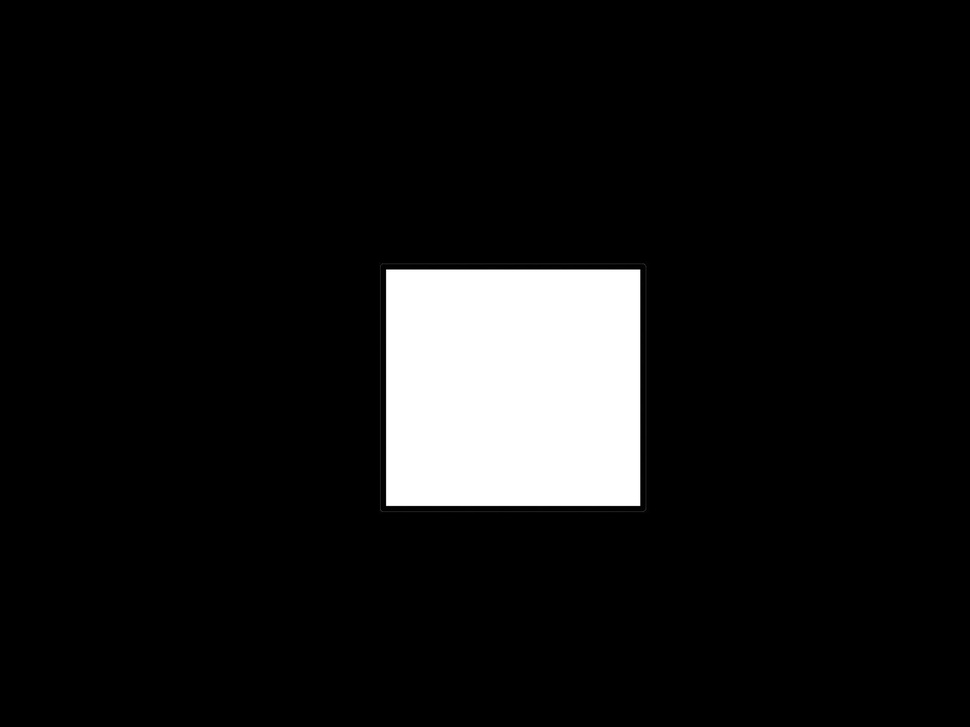
#> input picture Image_Processing/square.jpg, 970 x 727 px, shrunk from 1600 x 1200 before the run
$ python -i image_processing.py   (imports and definitions only)
#> lines starting #> are read from the running program, lines starting #| are printed output that depends on the picture; after the words box and inside, x2 and y2 are one past the last pixel; in counts of white or black regions, pixels touching at a corner belong together
import numpy as np
from cv2 import cv2 as cv
from matplotlib import pyplot as plt

# gaussian blur algorithm that
# also helps reduce external noise in a passed in image.
# This is mostly utilized for hand drawn sketches scanned in
def gaussian_kernel(size, sigma=1):
    size = int(size) // 2
    x, y = np.mgrid[-size:size+1, -size:size+1]
    normal = 1 / (2.0 * np.pi * sigma**2)
    g =  np.exp(-((x**2 + y**2) / (2.0*sigma**2))) * normal
    return g

# edge detection algorithm that reduces noise in the image prior
# to grabbing the vertex coordinates
def getCanny(image, sigma_val=0.33):
    #get median of single channel pixel image
    num_image_median = np.median(image)
    #use median to apply automatic canny
    lower_param = int(max(0,(1.0-sigma_val)* num_image_median))
    upper_param = int(max(255,(1.0-sigma_val)* num_image_median))
    canny_edged_img = cv.Canny(image,lower_param,upper_param)
    #return canny image
    return canny_edged_img

# main function that processes the images
# passed in by the user
def processImage(image):
#> called with image = 'square.jpg'
    sketch = cv.imread(image)
#> sketch is the input picture: shape (727, 970, 3); min 0, max 255, mean 21.8
    #sketch_flipped = cv.flip(sketch,0)
    imgray = cv.cvtColor(sketch, cv.COLOR_BGR2GRAY)
    imgray = cv.GaussianBlur(imgray,(5,5),0)
    imgray = cv.bilateralFilter(imgray, 11, 17, 17)
    cannyImg = getCanny(imgray)
#> in getCanny, `num_image_median = np.median(image)`: num_image_median = 0
#> in getCanny, `upper_param = int(max(255,(1.0-sigma_val)* num_image_median))`: upper_param = 255
#> in getCanny, `canny_edged_img = cv.Canny(image,lower_param,upper_param)`:
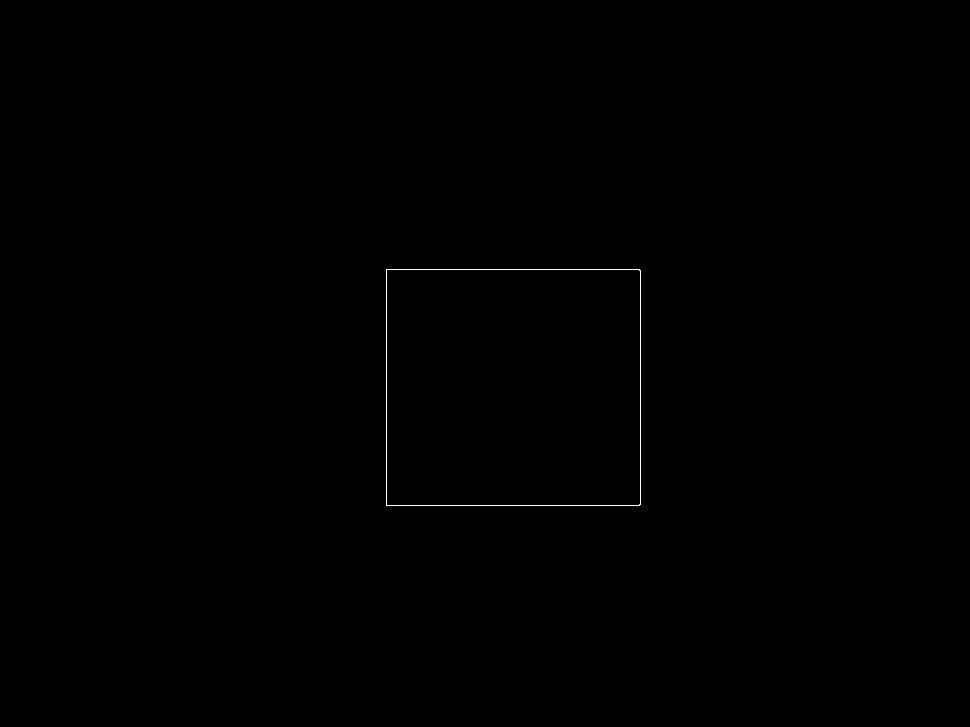
#> canny_edged_img: shape (727, 970); 0.14% white in thin lines or dots, all inside (x1, y1, x2, y2) = (386, 269, 641, 506)
    ret, thresh = cv.threshold(cannyImg, 127, 255, 0)
    # opencv function that finds all the edges (contours) in the image
    contours, hierarchy = cv.findContours(thresh, cv.RETR_TREE, cv.CHAIN_APPROX_SIMPLE)
#> contours = 2 contours; box (x1, y1, x2, y2) and area: (386, 269, 641, 506) 59943, (386, 269, 641, 506) 59939
    # list of coordinates generated by the findCountours function.
    # there will be an even number of numbers in the coords list, since each coordinate's
    # x coordinate is placed in the list, then the y coordinate is placed in the list
    coords = list()
    numVertices = len(contours[0])
#> numVertices = 6
    for i in range (0, len(contours[0])):
        # x coordinate
        coords.append(contours[0][i][0][0])
        # y coordinate
        coords.append(contours[0][i][0][1])
#> this loop made 6 passes
#> after the loop, coords = [386, 269, 386, 505, 639, 505, 640, 504, 640, 270, 639, 269]
    cv.waitKey(0)
    cv.destroyAllWindows()
    return coords

>>> result = processImage('square.jpg')
#> result has the same summary as coords in processImage
